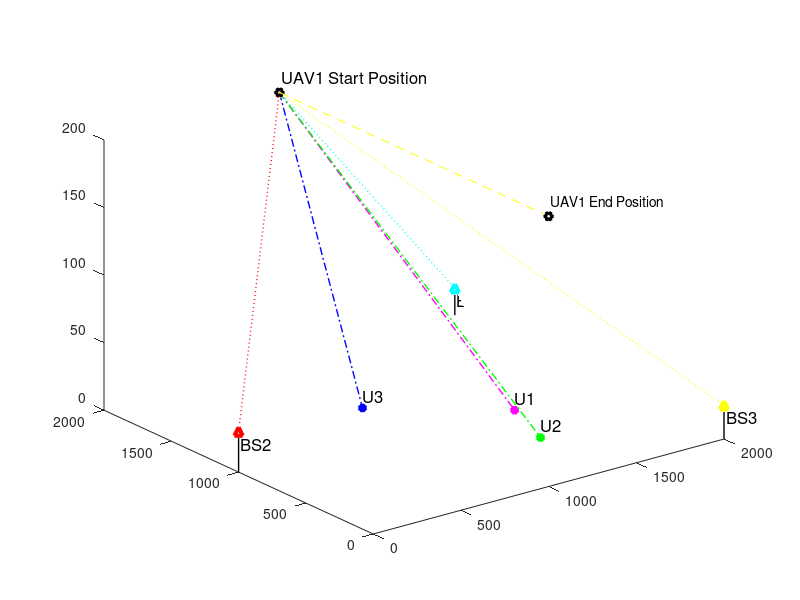

The MATLAB source for this figure:
clc;
clear variables;
close all;

%% Simulation Environment

enWidth = 2000;             % Simulation Environment Width (X axis)
enLength = 2000;            % Simulation Environment Length (Y axis)
enHeight = 320;             % Simulation Environment Height (Z axis)
maxHeighUAV = 300;          % Maximum Height of UAV
minHeighUAV = 50;           % Minimum Height of UAV
noUsers = 3;                % Number of Users
noBS = 3;                   % Number of Base Sations
noUAV = 1;                  % Number of UAVs

%% Ground Users, Base Stations and UAV Positions


for i=1:noUAV
    % UAV Start Position
    xUAV_S(i) = 1000;       % UAV start position in X axis
    yUAV_S(i) = enLength;   % UAV start position in Y axis
    zUAV_S(i) = 200;        % UAV start position in Z axis
    
    % UAV End Position
    xUAV_E(i) = 1000;       % UAV end position in X axis
    yUAV_E(i) = 0;          % UAV end position in Y axis
    zUAV_E(i) = 200;        % UAV end position in Z axis
end

% Initialization of UAV moving positions
for i=1:noUAV
    xUAV(i) = 1000;         % UAV position in X axis
    yUAV(i) = enLength;     % UAV position in Y axis
    zUAV(i) = zUAV_S(i);    % UAV position in Z axis
end

% BS positions in the environment
xBS = [2000,0,2000];        % BSs positions in X axis
yBS = [2000,1000,0];        % BSs positions in Y axis
zBS = [20, 30, 25];         % BSs positions in Z axis

% Ground Users' posision
for i=1:noUsers
    xUser(i) = randi([enWidth/4, 3*enWidth/4]);     % User position in X axis
    yUser(i) = randi([enLength/4, 3*enLength/4]);   % User position in Y axis
    zUser(i) = 0;                                   % User position in Z axis = 0
end

%% Figure plot in Initialization of Environment


% Ground User plotting
figure,
%userPlot = plot3(xUser,yUser,zUser,'k*','linewidth',3); hold on;
userColorCode = ['m*';'g*';'b*'];
for o=1:noUsers
    userPlot(o) = plot3(xUser(o),yUser(o),zUser(o),userColorCode(o,:),'linewidth',3); 
    hold on;
end
for o=1:noUsers
    textUsers(o) = text(xUser(o)-10,yUser(o)-10,zUser(o)+10,['U',num2str(o)],'FontSize', 12);
    %textUsAngle(o) = text(xUser(o)+10,yUser(o)+10,['U_{\theta_{',num2str(o),'}}'],'FontSize', 12);
end

% UAVs Plotting
uavColorCode = ['kh'];
for o=1:noUAV
    plot3(xUAV_S(o), yUAV_S(o), zUAV_S(o), uavColorCode(o,:),'linewidth', 3);
end
for o=1:noUAV
    text(xUAV_S(o) + 20, yUAV_S(o) + 10, zUAV_S(o) + 10,['UAV',num2str(o),' Start Position'],'FontSize', 12);
end

for o=1:noUAV
    plot3(xUAV_E(o), yUAV_E(o), zUAV_E(o), uavColorCode(o,:),'linewidth', 3);
end
for o=1:noUAV
    text(xUAV_E(o) + 20, yUAV_E(o) + 10, zUAV_E(o) + 10,['UAV',num2str(o),' End Position']);
end

% BSs Plotting
bsColorCode = ['c^';'r^';'y^'];
for o=1:noBS
    plot3(xBS(o), yBS(o), zBS(o), bsColorCode(o,:),'linewidth', 3);
end
for o=1:noBS
    plot3([xBS(o) xBS(o)], [yBS(o) yBS(o)],[zBS(o) 0], 'k-','linewidth', 1); drawnow
    text(xBS(o) + 20, yBS(o) + 10, zBS(o) - 10,['BS', num2str(o)],'FontSize', 12);
end

% Plotting LoS Channel between BSs and UAVs
bsColorCodeLine = ['c:';'r:';'y:'];
for i = 1:noUAV
    for directBS = 1:noBS
        plot3([xUAV(i) xBS(directBS)], [yUAV(i) yBS(directBS)],[zUAV(i) zBS(directBS)], bsColorCodeLine(directBS,:),'linewidth', 1); drawnow
    end
end

% Plotting LoS Channel between users and UAVs
userColorCodeLine = ['m-.';'g-.';'b-.'];
for i = 1:noUAV
    for directUsers = 1:noUsers
        plot3([xUAV(i) xUser(directUsers)], [yUAV(i) yUser(directUsers)],[zUAV(i) zUser(directUsers)], userColorCodeLine(directUsers,:),'linewidth', 1); drawnow
    end
end

% Plotting UAV default path
for i = 1:noUAV
    plot3([xUAV_S(i) xUAV_E(i)], [yUAV_S(i) yUAV_E(i)],[zUAV_S(i) zUAV_E(i)], 'y--','linewidth', 0.5); drawnow
end


